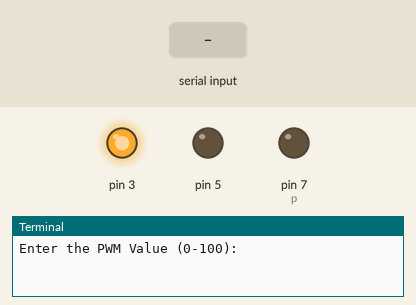
Bench run of a program on a simulated Raspberry Pi (header pin numbers). Parts: output pins drawn as LEDs (lit = HIGH), the last lines printed to the terminal. The test bench sets the inputs (shaded band).

Above: at 1.2 s.
1.3 s: "5" typed at the terminal, then Enter
At 7.2 s:
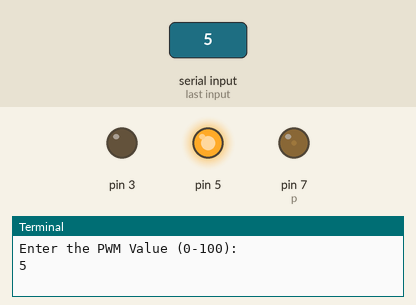
Timing chart, 0 to 12.8 s (numbered marks = the images above; inputs shaded):
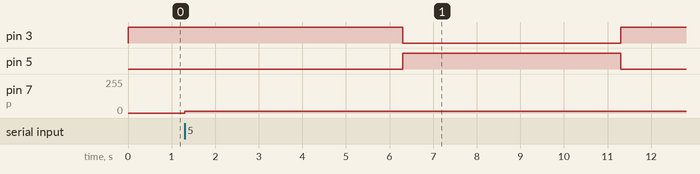

Measured:
- after the input at 1.3 s, pin 3: HIGH → LOW after 5.0 s, → HIGH 5.0 s later; pin 5: LOW → HIGH after 5.0 s, → LOW 5.0 s later; pin 7 (p): 0/255 → 13/255 at once

The program:

DC_motor_control.py
```python
import RPi.GPIO as GPIO
from time import sleep

# Suppress warnings
GPIO.setwarnings(False)

# Set the GPIO mode to BOARD
GPIO.setmode(GPIO.BOARD)

# Setup GPIO pins
GPIO.setup(3, GPIO.OUT)
GPIO.setup(5, GPIO.OUT)
GPIO.setup(7, GPIO.OUT)

# Initialize PWM on pin 7 with a frequency of 100 Hz
p = GPIO.PWM(7, 100)
p.start(0)  # Start PWM with 0% duty cycle

try:
    while True:
        # Set initial states of GPIO pins
        GPIO.output(3, GPIO.HIGH)
        GPIO.output(5, GPIO.LOW)

        # Get the PWM value from the user
        pvalue = int(input("Enter the PWM Value (0-100): "))

        # Change the duty cycle to the entered value
        p.ChangeDutyCycle(pvalue)

        # Turn on the DC motor connected to pin 7
        GPIO.output(7, True)
        sleep(5)  # Keep it on for 5 seconds

        # Turn off the DC motor connected to pin 7
        GPIO.output(7, False)

        # Change the states of other GPIO pins
        GPIO.output(3, False)
        GPIO.output(5, True)

        # Change the duty cycle again to the entered value
        p.ChangeDutyCycle(pvalue)

        # Turn on the DC motor connected to pin 7 again
        GPIO.output(7, True)
        sleep(5)  # Keep it on for 5 seconds

        # Turn off the DC motor connected to pin 7
        GPIO.output(7, False)

except KeyboardInterrupt:
    # Stop PWM and clean up GPIO settings on exit
    p.stop()
    GPIO.cleanup()
```
